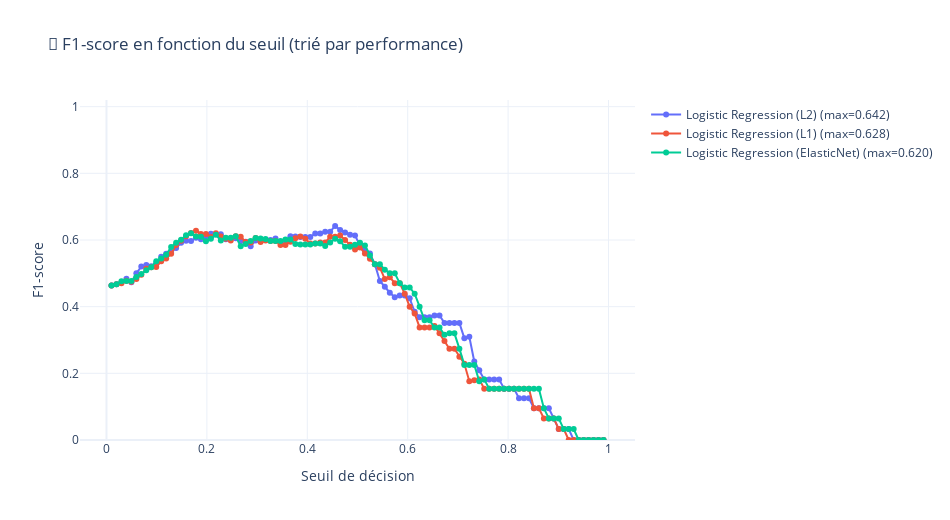

Source (notebook cell):
### Code cell
# Evolution du F1-score
dict_models = logistic_models.best_f1_by_model()
